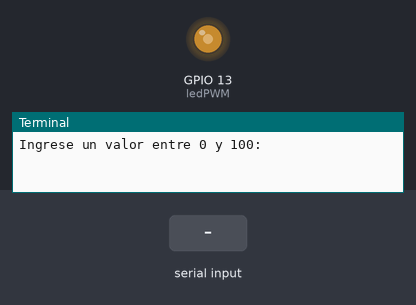
Bench run of a program on a simulated Raspberry Pi (BCM pin numbers). On the bench: output pins drawn as LEDs (lit = HIGH), the last lines printed to the terminal. The test bench sets the inputs (shaded band).

Above: at 1.2 s.
1.3 s: "5" typed at the terminal, then Enter
At 2.3 s:
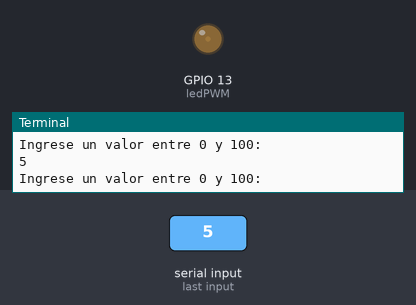
2.8 s: "90" typed at the terminal, then Enter
At 3.5 s:
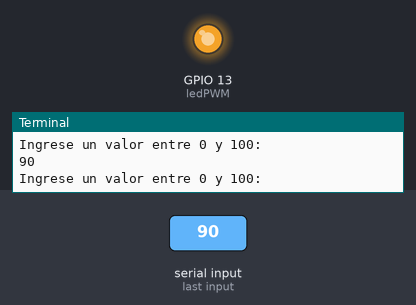
4.3 s: "0" typed at the terminal, then Enter
At 4.6 s:
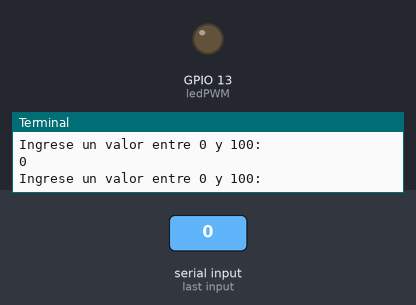
Timing chart, 0 to 7.3 s (numbered marks = the images above; inputs shaded):
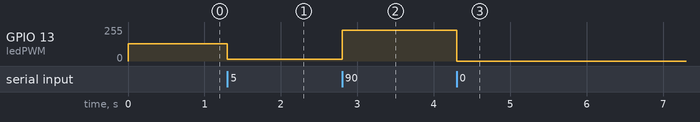

The program:

LEDPWM_alternativa.py
```python
import RPi.GPIO as GPIO

GPIO.setmode(GPIO.BCM)
GPIO.setup(13, GPIO.OUT)

ledPWM = GPIO.PWM(13, 100)
ledPWM.start(50)

while True:
    brightness_s = float(input("Ingrese un valor entre 0 y 100: "))
    ledPWM.ChangeDutyCycle(brightness_s)
    
```

Measured:
- after the input at 1.3 s, GPIO 13 (ledPWM): 128/255 → 13/255 at once
- after the input at 2.8 s, GPIO 13 (ledPWM): 13/255 → 230/255 at once
- after the input at 4.3 s, GPIO 13 (ledPWM): 230/255 → 0/255 at once
